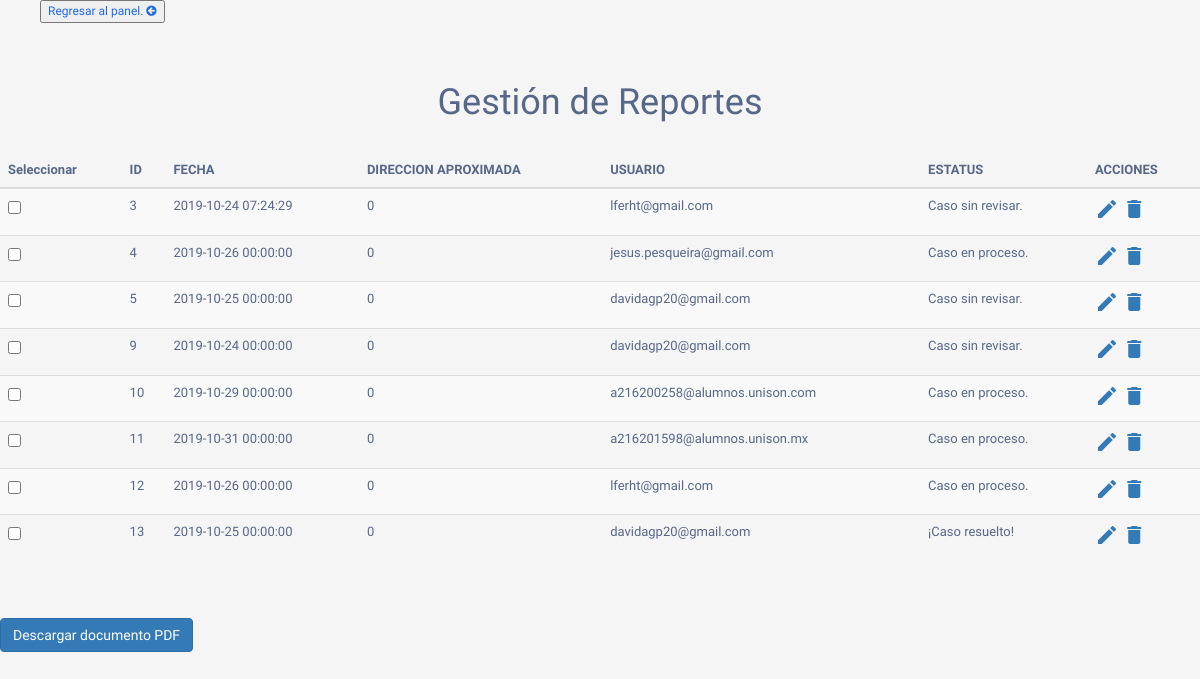
The app's page /appbaches-web/views/mgmt_reportes.php (signed in), older data.
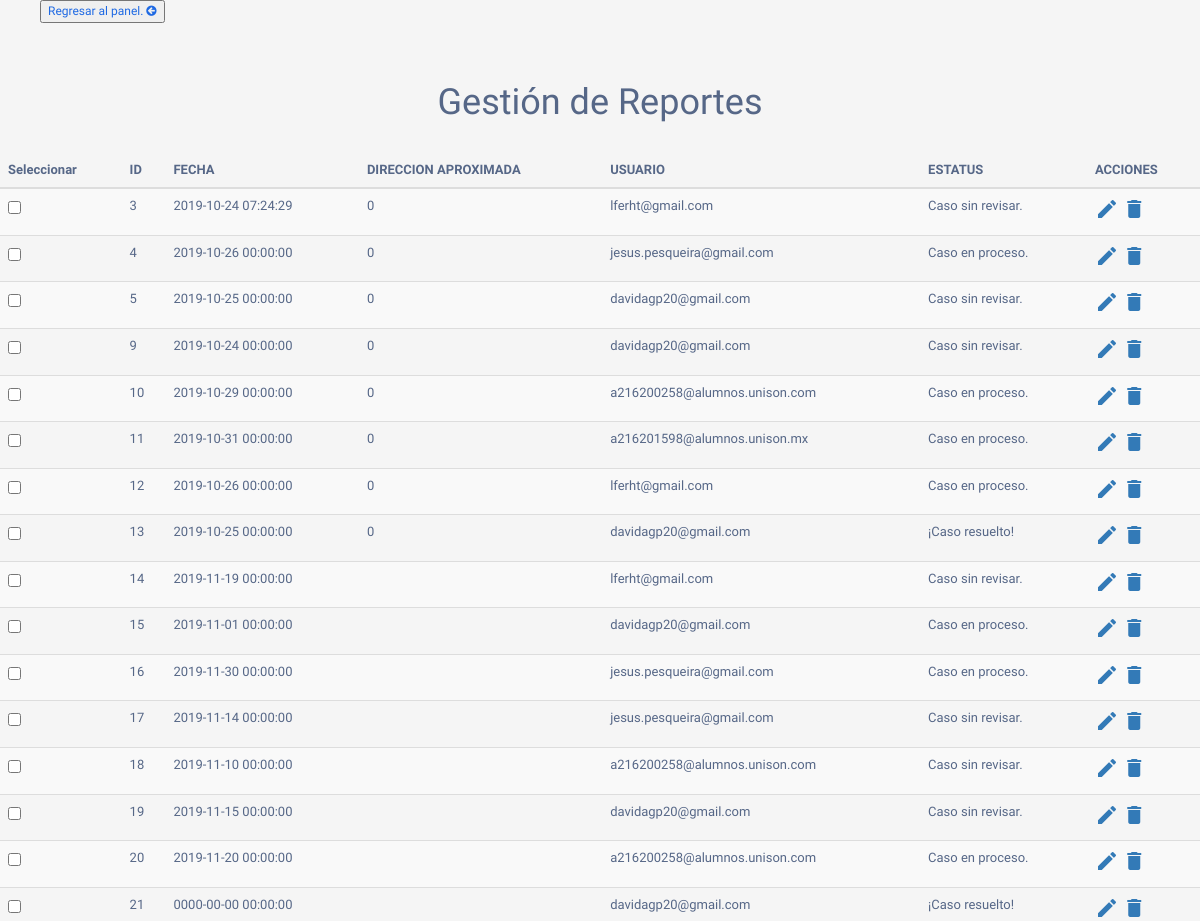
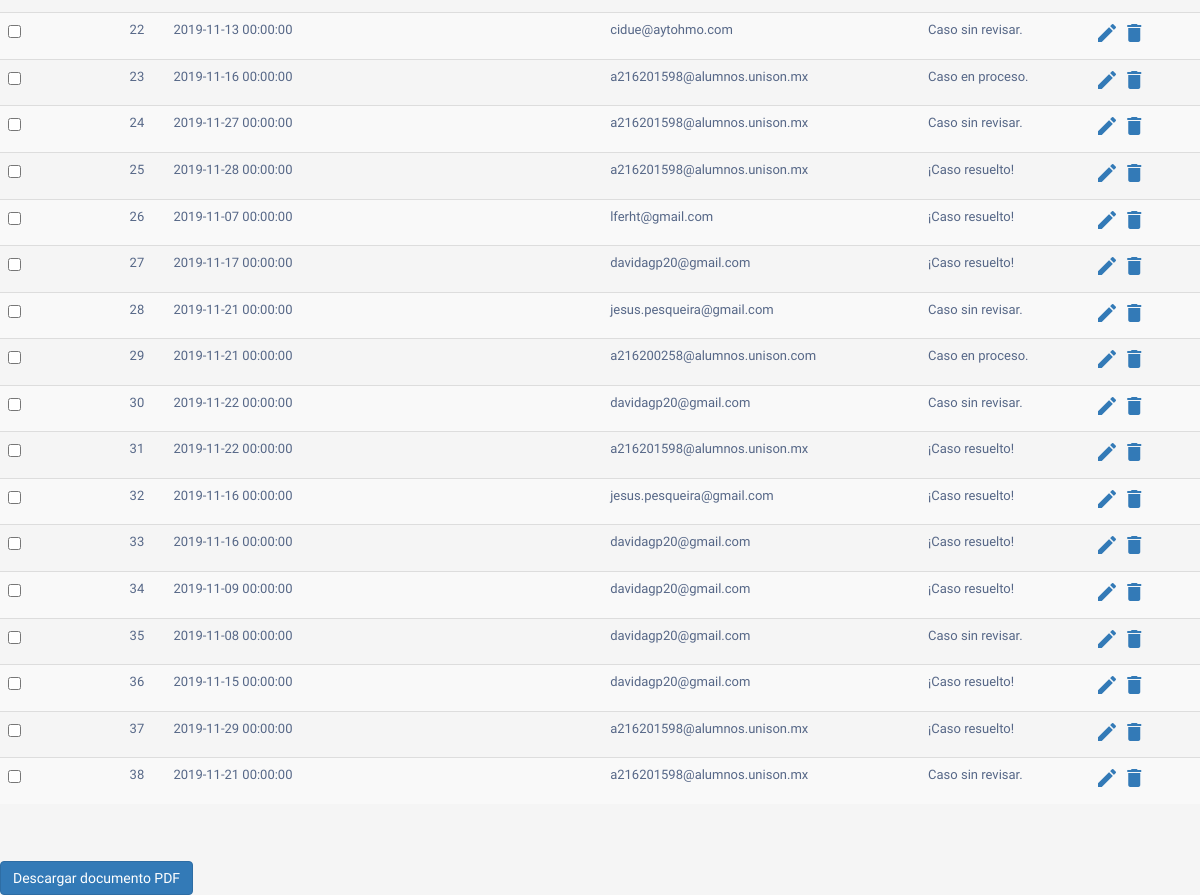
The same page, newer data (2 pictures, top to bottom).
### tables this page shows
CREATE TABLE `reporte` (
  `id` int(11) NOT NULL,
  `fecha` datetime NOT NULL,
  `latitud` double NOT NULL,
  `longitud` double NOT NULL,
  `direccion_aprox` varchar(100) NOT NULL,
  `estatus` int(3) NOT NULL DEFAULT '1' COMMENT '1= Atendido, 2 = en proceso, 3 = No atendido',
  `imagen` blob NOT NULL,
  `id_user` varchar(40) NOT NULL
);

### appbaches-web/views/mgmt_reportes.php (the view, shortened to what this page needs)
<!DOCTYPE html>
<html lang=en>
<head>
    <link rel="stylesheet" href="https://maxcdn.bootstrapcdn.com/font-awesome/4.7.0/css/font-awesome.min.css">
    <link rel="stylesheet" href="https://maxcdn.bootstrapcdn.com/bootstrap/3.3.7/css/bootstrap.min.css">
    <link rel="stylesheet" href="https://cdnjs.cloudflare.com/ajax/libs/font-awesome/4.7.0/css/font-awesome.min.css">
</head>
<body>
    <?php
        $username="root";
        $password="";
        $connection=mysqli_connect ('localhost', $username, $password);
        $sql="SELECT * FROM reporte";
        $resultado=mysqli_query($connection, $sql);
    ?>
    <div id="menu">
      <ul>
        <li><a href="http://localhost/appbaches-web/index.php"><button style="font-size:12px">Regresar al panel. <i class="fa fa-arrow-circle-left"></i></button></a></li>
      </ul>
    </div>
    <div class="title-box">
        <h1>Gestión de Reportes</h1>
    </div>
    <div>
        <table class="table table-striped table-hover">
            <thead>
                <tr>
                    <th>Seleccionar</th>
                    <th>ID</th>
                    <th>FECHA</th>
                    <th>DIRECCION APROXIMADA</th>
                    <th>USUARIO</th>
                    <th>ESTATUS</th>
                    <th>ACCIONES</th>
                </tr>
            </thead>
            <tbody>
                <?php while ($filas=mysqli_fetch_assoc($resultado)) {
                ?>
                <tr>
                    <td><input type="checkbox"></td>
                    <td><?php echo $filas['id'] ?></td>
                    <td><?php echo $filas['fecha'] ?></td>
                    <td><?php echo $filas['direccion_aprox'] ?></td>
                    <td><?php echo $filas['id_user'] ?></td>
                    <td><?php
                              if($filas['estatus'] == 1) { echo '¡Caso resuelto!'; }
                              else if($filas['estatus'] == 2) { echo 'Caso en proceso.'; }
                              else{ echo 'Caso sin revisar.'; }
                        ?>
                    </td>
                    <td>
                        <a href="editarElem.php?id=<?php echo $filas['id'] ?> class="edit" data-toggle="modal"><i class="material-icons" data-toggle="tooltip" title="Editar">&#xE254;</i></a>
                        <a href="eliminar.php?id=<?php echo $filas['id'] ?>class="delete" data-toggle="modal"><i class="material-icons" data-toggle="tooltip" title="Eliminar">&#xE872;</i></a>
                    </td>
                </tr>
                <?php } ?>
            </tbody>
        </table>
        <br><br><a href="reportes.pdf" download class="btn btn-primary" href="#" role="button">Descargar documento PDF</a>
    </div>
</body>
</html>

### appbaches-web/views/mgmt_reportes.php (style rules this page uses)
#menu ul li { display: inline; }
#menu ul li a { color: #1E69E3; text-decoration: none; }
.title-box { padding: 3rem 1.5rem 2rem; text-align: center; }
body { color: #566787; background: #f5f5f5; font-family: 'Varela Round', sans-serif; font-size: 13px; }

Row changes from the older to the newer data that the page shows:
added reporte: id "14", fecha "2019-11-19 00:00:00", id_user "lferht@gmail.com", estatus "Caso sin revisar."
added reporte: id "15", fecha "2019-11-01 00:00:00", id_user "davidagp20@gmail.com", estatus "Caso en proceso."
added reporte: id "16", fecha "2019-11-30 00:00:00", id_user "jesus.pesqueira@gmail.com", estatus "Caso en proceso."
added reporte: id "17", fecha "2019-11-14 00:00:00", id_user "jesus.pesqueira@gmail.com", estatus "Caso sin revisar."
added reporte: id "18", fecha "2019-11-10 00:00:00", id_user "a216200258@alumnos.unison.com", estatus "Caso sin revisar."
added reporte: id "19", fecha "2019-11-15 00:00:00", id_user "davidagp20@gmail.com", estatus "Caso sin revisar."
added reporte: id "20", fecha "2019-11-20 00:00:00", id_user "a216200258@alumnos.unison.com", estatus "Caso en proceso."
added reporte: id "21", fecha "0000-00-00 00:00:00", id_user "davidagp20@gmail.com", estatus "¡Caso resuelto!"
added reporte: id "22", fecha "2019-11-13 00:00:00", id_user "cidue@aytohmo.com", estatus "Caso sin revisar."
added reporte: id "23", fecha "2019-11-16 00:00:00", id_user "a216201598@alumnos.unison.mx", estatus "Caso en proceso."
added reporte: id "24", fecha "2019-11-27 00:00:00", id_user "a216201598@alumnos.unison.mx", estatus "Caso sin revisar."
added reporte: id "25", fecha "2019-11-28 00:00:00", id_user "a216201598@alumnos.unison.mx", estatus "¡Caso resuelto!"
added reporte: id "26", fecha "2019-11-07 00:00:00", id_user "lferht@gmail.com", estatus "¡Caso resuelto!"
added reporte: id "27", fecha "2019-11-17 00:00:00", id_user "davidagp20@gmail.com", estatus "¡Caso resuelto!"
added reporte: id "28", fecha "2019-11-21 00:00:00", id_user "jesus.pesqueira@gmail.com", estatus "Caso sin revisar."
added reporte: id "29", fecha "2019-11-21 00:00:00", id_user "a216200258@alumnos.unison.com", estatus "Caso en proceso."
added reporte: id "30", fecha "2019-11-22 00:00:00", id_user "davidagp20@gmail.com", estatus "Caso sin revisar."
added reporte: id "31", fecha "2019-11-22 00:00:00", id_user "a216201598@alumnos.unison.mx", estatus "¡Caso resuelto!"
added reporte: id "32", fecha "2019-11-16 00:00:00", id_user "jesus.pesqueira@gmail.com", estatus "¡Caso resuelto!"
added reporte: id "33", fecha "2019-11-16 00:00:00", id_user "davidagp20@gmail.com", estatus "¡Caso resuelto!"
added reporte: id "34", fecha "2019-11-09 00:00:00", id_user "davidagp20@gmail.com", estatus "¡Caso resuelto!"
added reporte: id "35", fecha "2019-11-08 00:00:00", id_user "davidagp20@gmail.com", estatus "Caso sin revisar."
added reporte: id "36", fecha "2019-11-15 00:00:00", id_user "davidagp20@gmail.com", estatus "¡Caso resuelto!"
added reporte: id "37", fecha "2019-11-29 00:00:00", id_user "a216201598@alumnos.unison.mx", estatus "¡Caso resuelto!"
added reporte: id "38", fecha "2019-11-21 00:00:00", id_user "a216201598@alumnos.unison.mx", estatus "Caso sin revisar."
